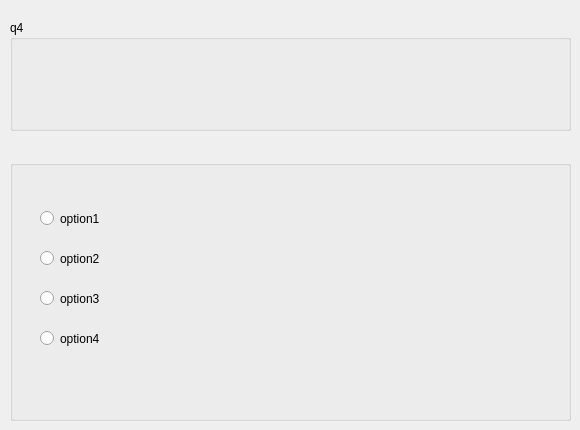
    <widget class="QWidget" name="page_4">
     <widget class="QGroupBox" name="groupBox_8">
      <property name="geometry">
       <rect>
        <x>10</x>
        <y>20</y>
        <width>561</width>
        <height>111</height>
       </rect>
      </property>
      <property name="title">
       <string>q4</string>
      </property>
      <widget class="QLabel" name="questionLabel_4">
       <property name="geometry">
        <rect>
         <x>10</x>
         <y>10</y>
         <width>541</width>
         <height>91</height>
        </rect>
       </property>
       <property name="text">
        <string/>
       </property>
      </widget>
     </widget>
     <widget class="QGroupBox" name="groupBox_9">
      <property name="geometry">
       <rect>
        <x>10</x>
        <y>160</y>
        <width>561</width>
        <height>261</height>
       </rect>
      </property>
      <property name="title">
       <string/>
      </property>
      <widget class="QRadioButton" name="option1_4">
       <property name="geometry">
        <rect>
         <x>30</x>
         <y>50</y>
         <width>82</width>
         <height>17</height>
        </rect>
       </property>
       <property name="text">
        <string>option1</string>
       </property>
      </widget>
      <widget class="QRadioButton" name="option2_4">
       <property name="geometry">
        <rect>
         <x>30</x>
         <y>90</y>
         <width>82</width>
         <height>17</height>
        </rect>
       </property>
       <property name="text">
        <string>option2</string>
       </property>
      </widget>
      <widget class="QRadioButton" name="option3_4">
       <property name="geometry">
        <rect>
         <x>30</x>
         <y>130</y>
         <width>82</width>
         <height>17</height>
        </rect>
       </property>
       <property name="text">
        <string>option3</string>
       </property>
      </widget>
      <widget class="QRadioButton" name="option4_4">
       <property name="geometry">
        <rect>
         <x>30</x>
         <y>170</y>
         <width>82</width>
         <height>17</height>
        </rect>
       </property>
       <property name="text">
        <string>option4</string>
       </property>
      </widget>
      <widget class="QLabel" name="answer1_4">
       <property name="geometry">
        <rect>
         <x>40</x>
         <y>70</y>
         <width>47</width>
         <height>13</height>
        </rect>
       </property>
       <property name="text">
        <string/>
       </property>
      </widget>
      <widget class="QLabel" name="answer2_4">
       <property name="geometry">
        <rect>
         <x>40</x>
         <y>190</y>
         <width>47</width>
         <height>13</height>
        </rect>
       </property>
       <property name="text">
        <string/>
       </property>
      </widget>
      <widget class="QLabel" name="answer3_4">
       <property name="geometry">
        <rect>
         <x>40</x>
         <y>150</y>
         <width>47</width>
         <height>13</height>
        </rect>
       </property>
       <property name="text">
        <string/>
       </property>
      </widget>
      <widget class="QLabel" name="answer4_4">
       <property name="geometry">
        <rect>
         <x>40</x>
         <y>110</y>
         <width>47</width>
         <height>13</height>
        </rect>
       </property>
       <property name="text">
        <string/>
       </property>
      </widget>
     </widget>
    </widget>
